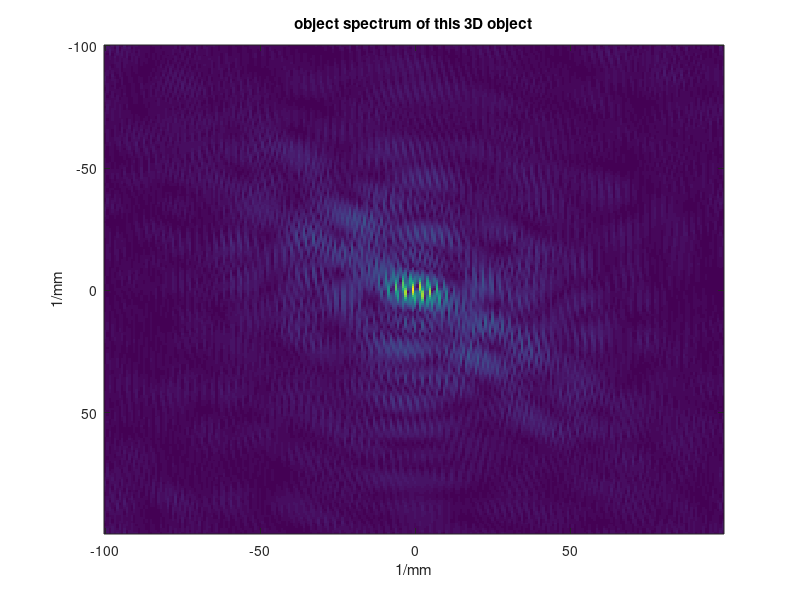
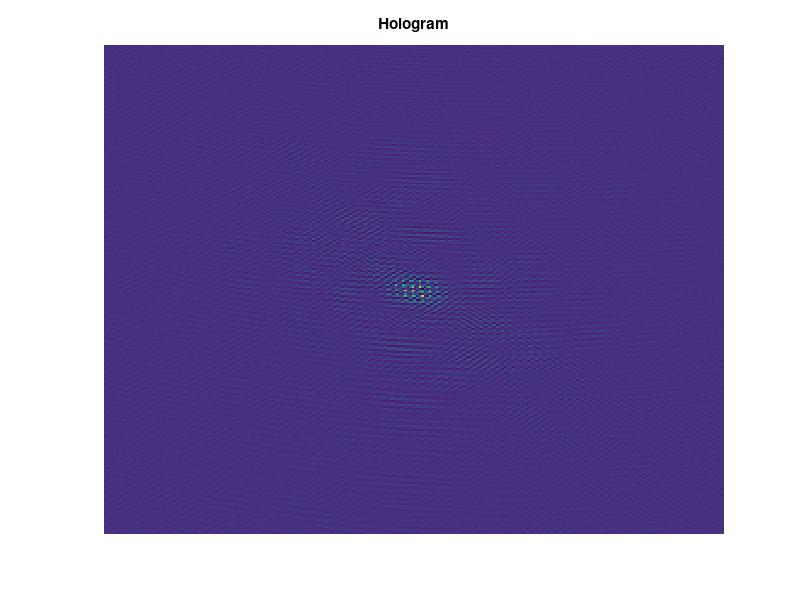
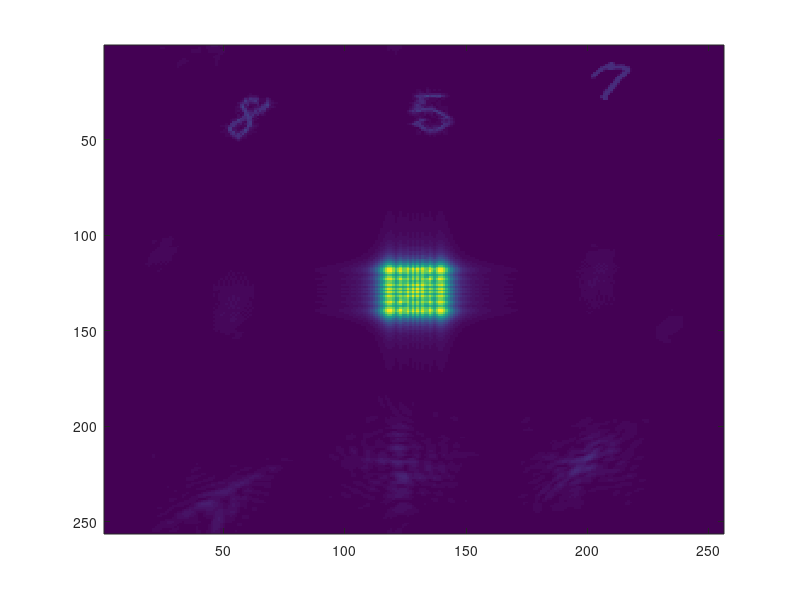

The MATLAB script that drew these images, in order: (Note: this script raises an error after producing the figures.)
%referenece:
%(1) Real-time coherence holography
%   Dinesh N. Naik,* Takahiro Ezawa, Yoko Miyamoto, and Mitsuo Takeda

clc
close all
clear all 

lamda=632.8e-9*1000;%wavelength (mm)
f=500;%focal length

dx=5e-3;%mm
N=256;
x=[-N/2:N/2-1]*dx;
y=x;
[X,Y]=meshgrid(x,y);

a=1/(2*dx);
df=2*a/N;
fx=[-a:2*a/N:a-2*a/N];
fy=[-a:2*a/N:a-2*a/N];
[Fx,Fy]=meshgrid(fx,fy);

temp_square=(Fx*lamda).^2-(Fy*lamda).^2;; %X^2+Y^2 of object
temp=1-temp_square;
temp(find(temp<0))=0;
kz=2*pi/lamda.*sqrt(temp);

alpha=1.1;%Sagnac scaling                               
alpha_=(alpha-1/alpha); %=(alpha-1/alpha)^-1

%% Generate complex  sub-objects with amplitude and phase
load('Object/438GT_phase1.mat')
load('Object/438GT_abs1.mat')

load('Object/438GT_phase2.mat')
load('Object/438GT_abs2.mat')

load('Object/438GT_phase3.mat')
load('Object/438GT_abs3.mat')

load('Object/438deltaz_a.mat')%distances between the object

GT1_abs=(GT1_abs+1)/2*255; %8-bit value
GT1_phase=(GT1_phase+1)/2*pi;%0-pi value
subobject{1}=GT1_abs.*exp(1i*GT1_phase);

GT2_abs=(GT2_abs+1)/2*255; %8-bit value
GT2_phase=(GT2_phase+1)/2*pi;%0-pi value
subobject{2}=GT2_abs.*exp(1i*GT2_phase);

GT3_abs=(GT3_abs+1)/2*255; %8-bit value
GT3_phase=(GT3_phase+1)/2*pi;%0-pi value
subobject{3}=GT3_abs.*exp(1i*GT3_phase);

%% Apply equation 1 to find the object spectrum

z=deltaz_a(1);
pro=exp(-1i*kz*z); 
G1=pro.*(fftshift(fft2(fftshift(subobject{1}))))*dx*dx; %1st object wave at hologram plane

z=deltaz_a(2);  
pro=exp(-1i*kz*z);
G2=pro.*(fftshift(fft2(fftshift(subobject{2}))))*dx*dx;%1st object wave at hologram plane

z=deltaz_a(3);
pro=exp(-1i*kz*z);
G3=pro.*(fftshift(fft2(fftshift(subobject{3}))))*dx*dx;%1st object wave at hologram plane

G=G1+G2+G3; %total object wave at the hologram plane
imagesc(fx,fy,abs(G))
xlabel('1/mm')
ylabel('1/mm')
title('object spectrum of this 3D object')
%% at the hologram plane
% complex amplitude of the off-axis object
Fresnel_term=exp(1i*pi/lamda/f*temp_square);
% UOB_z=Fresnel_term.*(fftshift(fft2(fftshift((field)))))*dx*dx;
UOB_z=Fresnel_term.*G;
% Reference wave
Ur=1*exp(1i*pi/lamda/f*temp_square);

Holo=Ur+UOB_z;%interference
Intensity_holo=(abs(Holo).^2);%Recorded hologram
figure
imagesc(fx,fy,Intensity_holo)
axis off
title('Hologram')

%% The coherence function 
%coherence function corresponding to nth-subobject
n_subObj=2;%index of the subobject that wants to be reconstucted
z_subObj=deltaz_a(n_subObj);
Coherence_f=fftshift(ifft2(fftshift(Intensity_holo.*exp(1i*kz*z_subObj))))/dx/dx;
%make small numbers to be zeros
Coherence_f(abs(Coherence_f)<1e-11)=0;
Coherence_f_temp=Coherence_f;

figure
imagesc((abs(Coherence_f)))
%% image captured by CCD with the introduction of carrier frequency
off_ang=1.9;
R=sum(sum(Intensity_holo))*(df*f*lamda)*(df*f*lamda); %first term of eq (7)
Re=Coherence_f; %Coherence function in term of delta x, delta y, delta z from eq(6)
Re_=Re;%introduce carrier frequency 
I_true=2*R+2*real(Re_.*exp(1i*2*pi*1/lamda*sind(off_ang)*(X+Y))); %captured image 
num=500000;
I=add_noise_CCD(I_true,num,5,14);%simulate the camera nosie
% imagesc(log(I))%using log() to rescale the image for better visualization
imagesc(I)
colormap("gray")
%%
% Fourier Fringe analysis 
I_FFT=fftshift(fft2(fftshift(I)))*dx*dx;  %FFT of the CCD image
im(abs(I_FFT))
title("Spectrum of the captured image")
%simulate Notch filter
xsize=100; %size of the filter is 256 by 256 pixels
ysize=100;
filter=zeros(N);
% the position of the carrier frequency in pixel
pixel=round((max(-fx)-(1/lamda*sind(off_ang)))/df)+1;
tic
filtered_sig=I_FFT(pixel-xsize/2+1:pixel+xsize/2,pixel-ysize/2+1:pixel+ysize/2);%simulate Notch filter

%one padding the filtered signal becasue the amplitude of the spectrum of
%the coherence function is always larger than 1 becasue of the interfernce
%of the reference wave and the object wave 
In_recon=ones(N); 
center=floor(N/2)+1;
In_recon(center-xsize/2:center+xsize/2-1,center-ysize/2:center+ysize/2-1)=filtered_sig-1; % one padding

%make small numbers to be zeros
recon_real_img=fftshift(ifft2(fftshift((In_recon))))/dx/dx;
recon_real_img(find(abs(imag(recon_real_img))<10e-0))=real(recon_real_img(find(abs(imag(recon_real_img))<10e-0))); %zero imagine part
recon_real_img(find(abs(recon_real_img)<10e-0))=0;%zero real part 
toc
im(abs(recon_real_img))
title('amplitude of the reconstructed coherence function')
axis off 
im(angle(recon_real_img)) 
colormap('gray')
title('phase of the reconstructed coherence function')
axis off
figure
imagesc(angle(Coherence_f_temp))
colormap('gray')
title('phase of the coherence function')
axis off